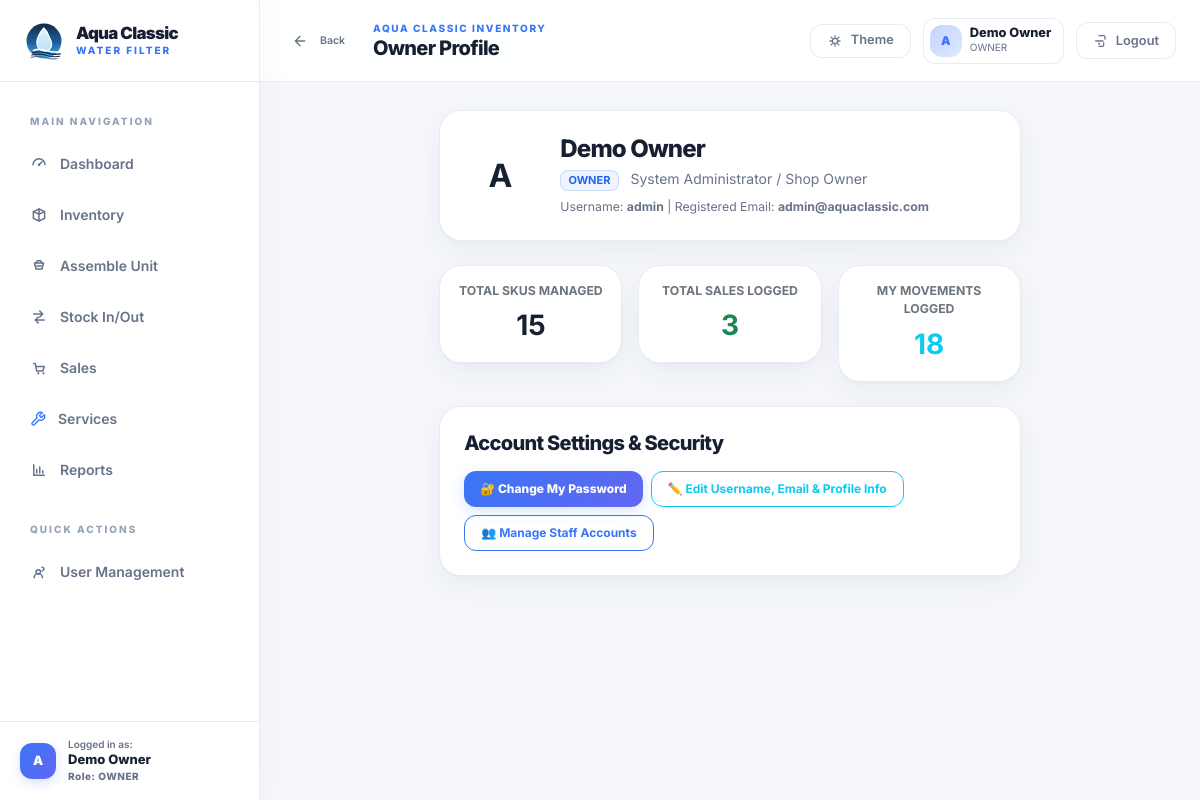
The page /accounts/profile/ (signed in) on the database its author committed.
### accounts/models.py (models this page shows, shortened)
class User(AbstractUser):
	class Role(models.TextChoices):
		OWNER = "OWNER", "Owner/Admin"
		STAFF = "STAFF", "Staff"
	role = models.CharField(max_length=20, choices=Role.choices, default=Role.OWNER)
	class Meta:
		verbose_name = "user"
		verbose_name_plural = "users"

### accounts/views.py (the view)
# urls.py: path("profile/", OwnerProfileView.as_view(), name="profile"),
class OwnerProfileView(LoginRequiredMixin, TemplateView):
    template_name = "accounts/profile.html"
    def get_context_data(self, **kwargs):
        from catalog.models import Product
        from inventory.models import StockMovement
        from sales.models import SaleRecord
        context = super().get_context_data(**kwargs)
        user = self.request.user
        context["page_title"] = "Owner Profile"
        context["owner"] = user
        context["total_products"] = Product.objects.filter(is_active=True).count()
        context["total_sales_count"] = SaleRecord.objects.count()
        context["my_movements_count"] = StockMovement.objects.filter(created_by=user).count()
        return context

### templates/accounts/profile.html (shortened to what this page needs)
{% extends "base.html" %}
{% block page_title %}Owner Profile{% endblock %}
{% block content %}
<section class="page-shell">
  <div class="row justify-content-center">
    <div class="col-12 col-lg-9 col-xl-8">
      <div class="card p-4 mb-4">
        <div class="d-flex flex-wrap align-items-center gap-4">
          <div class="rounded-circle bg-primary text-white d-flex align-items-center justify-content-center fs-2 fw-bold" style="width: 72px; height: 72px; background: linear-gradient(135deg, var(--accent-primary), var(--accent-secondary)) !important;">
            {{ owner.username|slice:':1'|upper }}
          </div>
          <div>
            <h2 class="h4 mb-1 text-white">{{ owner.get_full_name|default:owner.username }}</h2>
            <p class="text-secondary mb-1">
              <span class="badge bg-primary-subtle text-primary border me-2">{{ owner.role|default:"OWNER" }}</span>
              System Administrator / Shop Owner
            </p>
            <small class="text-secondary">Username: <strong>{{ owner.username }}</strong> | Registered Email: <strong>{{ owner.email|default:"No email registered yet" }}</strong></small>
          </div>
        </div>
      </div>
      <div class="row g-3 mb-4">
        <div class="col-md-4">
          <div class="card text-center p-3">
            <span class="text-secondary small fw-bold">TOTAL SKUS MANAGED</span>
            <div class="fs-3 fw-bold text-white mt-1">{{ total_products }}</div>
          </div>
        </div>
        <div class="col-md-4">
          <div class="card text-center p-3">
            <span class="text-secondary small fw-bold">TOTAL SALES LOGGED</span>
            <div class="fs-3 fw-bold text-success mt-1">{{ total_sales_count }}</div>
          </div>
        </div>
        <div class="col-md-4">
          <div class="card text-center p-3">
            <span class="text-secondary small fw-bold">MY MOVEMENTS LOGGED</span>
            <div class="fs-3 fw-bold text-info mt-1">{{ my_movements_count }}</div>
          </div>
        </div>
      </div>
      <div class="card p-4">
        <h3 class="h5 mb-3 text-white">Account Settings & Security</h3>
        <div class="d-flex flex-wrap gap-2">
          <a href="{% url 'accounts:change-password' %}" class="btn btn-primary btn-sm px-3">🔐 Change My Password</a>
          <a href="{% url 'accounts:profile-edit' %}" class="btn btn-outline-info btn-sm px-3">✏️ Edit Username, Email & Profile Info</a>
          {% if owner.is_superuser or owner.role == "OWNER" %}
            <a href="{% url 'accounts:staff-list' %}" class="btn btn-outline-primary btn-sm px-3">👥 Manage Staff Accounts</a>
          {% endif %}
        </div>
      </div>
    </div>
  </div>
</section>
{% endblock %}

### templates/base.html (shortened to what this page needs)
{% load static %}
<!doctype html>
<html lang="en" data-theme="light">
<head>
  <link href="https://cdn.jsdelivr.net/npm/bootstrap@5.3.3/dist/css/bootstrap.min.css" rel="stylesheet">
  <link rel="stylesheet" href="{% static 'app.css' %}?v=3">
  <link href="https://cdn.jsdelivr.net/npm/tom-select@2.3.1/dist/css/tom-select.bootstrap5.min.css" rel="stylesheet">
</head>
<body class="app-root {% if not user.is_authenticated %}auth-layout{% endif %}">
  {% if user.is_authenticated %}
  <div class="app-shell">
    <aside class="sidebar" data-sidebar>
      <div class="sidebar__brand">
        <a class="brand-lockup" href="{% url 'dashboard:home' %}">
          <img src="{% static 'brand/aqua-classic-badge.svg' %}" alt="Aqua Classic" class="brand-lockup__mark">
          <span class="brand-lockup__copy">
            <strong>Aqua Classic</strong>
            <span>Water Filter</span>
          </span>
        </a>
      </div>
      <nav class="sidebar__nav" aria-label="Primary">
        <div class="sidebar__section-header">Main Navigation</div>
        <a class="sidebar-link {% if request.path == '/' %}is-active{% endif %}" href="{% url 'dashboard:home' %}">
          <svg aria-hidden="true"><use href="#icon-dashboard"></use></svg>
          <span>Dashboard</span>
        </a>
        <a class="sidebar-link {% if '/catalog/' in request.path %}is-active{% endif %}" href="{% url 'catalog:product-list' %}">
          <svg aria-hidden="true"><use href="#icon-catalog"></use></svg>
          <span>Inventory</span>
        </a>
        <a class="sidebar-link {% if '/inventory/assemble/' in request.path %}is-active{% endif %}" href="{% url 'inventory:assemble-unit' %}">
          <svg aria-hidden="true"><use href="#icon-assemble"></use></svg>
          <span>Assemble Unit</span>
        </a>
        <a class="sidebar-link {% if '/inventory/ledger/' in request.path %}is-active{% endif %}" href="{% url 'inventory:stock-ledger' %}">
          <svg aria-hidden="true"><use href="#icon-movement"></use></svg>
          <span>Stock In/Out</span>
        </a>
        <a class="sidebar-link {% if '/sales/' in request.path %}is-active{% endif %}" href="{% url 'sales:sale-list' %}">
          <svg aria-hidden="true"><use href="#icon-sales"></use></svg>
          <span>Sales</span>
        </a>
        <a class="sidebar-link {% if '/services/' in request.path %}is-active{% endif %}" href="{% url 'services:service-list' %}">
          <span>Services</span>
        </a>
        <a class="sidebar-link {% if '/reports/' in request.path %}is-active{% endif %}" href="{% url 'reports:report-home' %}">
          <svg aria-hidden="true"><use href="#icon-reports"></use></svg>
          <span>Reports</span>
        </a>
        {% if user.role == 'OWNER' or user.is_superuser %}
          <div class="sidebar__section-header mt-3">Quick Actions</div>
          <a class="sidebar-link {% if '/accounts/staff/' in request.path %}is-active{% endif %}" href="{% url 'accounts:staff-list' %}">
            <svg aria-hidden="true"><use href="#icon-users"></use></svg>
            <span>User Management</span>
          </a>
        {% endif %}
      </nav>
      <div class="sidebar__footer">
        <a href="{% url 'accounts:profile' %}" class="sidebar-user-card text-decoration-none">
          <div class="sidebar-user-card__avatar">{{ user.username|slice:':1'|upper }}</div>
          <div class="sidebar-user-card__info overflow-hidden">
            <span class="d-block small" style="font-size: 0.625rem; line-height: 1.2; color: var(--text-muted); font-weight: 600;">Logged in as:</span>
            <strong class="d-block text-truncate" style="font-size: 0.8125rem; color: var(--heading-color); font-weight: 800;">{{ user.get_full_name|default:user.username }}</strong>
            <span class="d-block small" style="font-size: 0.625rem; color: var(--accent-primary); font-weight: 800; letter-spacing: 0.05em;">Role: {{ user.role|default:'OWNER' }}</span>
          </div>
        </a>
      </div>
    </aside>
    <div class="app-main">
      <header class="topbar">
        <div class="topbar__left">
          <button class="btn btn-sm btn-ghost px-2 py-1 me-1 text-secondary" type="button" onclick="history.back()" title="Go to previous page">
            <svg style="width:16px;height:16px;vertical-align:-2px;" viewBox="0 0 24 24"><path d="M19 12H5M12 19l-7-7 7-7" fill="none" stroke="currentColor" stroke-width="2" stroke-linecap="round" stroke-linejoin="round"/></svg>
            <span class="small fw-semibold ms-1">Back</span>
          </button>
          <div class="topbar__title-wrap">
            <p class="topbar__eyebrow">Aqua Classic Inventory</p>
            <h1 class="topbar__title">{% block page_title %}Dashboard{% endblock %}</h1>
          </div>
        </div>
        <div class="topbar__actions">
          <button class="toggle-pill" type="button" data-theme-toggle aria-label="Toggle dark mode">
            <svg aria-hidden="true" class="toggle-pill__sun"><use href="#icon-sun"></use></svg>
            <span class="toggle-pill__label">Theme</span>
          </button>
          <a href="{% url 'accounts:profile' %}" class="user-chip text-decoration-none" title="View Owner Profile">
            <span class="user-chip__avatar">{{ user.username|slice:':1'|upper }}</span>
            <span class="user-chip__meta">
              <strong>{{ user.get_full_name|default:user.username }}</strong>
              <span>{{ user.role|default:'OWNER' }}</span>
            </span>
          </a>
          <form method="post" action="{% url 'logout' %}" class="logout-form">
            <button class="btn btn-ghost" type="submit">
              <svg aria-hidden="true"><use href="#icon-logout"></use></svg>
              Logout
            </button>
          </form>
        </div>
      </header>
      <main class="content-stage">
        <div class="content-frame page-enter">
          {% block content %}{% endblock %}
        </div>
      </main>
    </div>
  </div>
  {% endif %}
</body>
</html>

### rows shown on the page
User: username "A", get_full_name "Demo Owner", role "OWNER", username "admin", email "admin@aquaclassic.com"

### other values the page prints
{{ total_products }} "15"
{{ total_sales_count }} "3"
{{ my_movements_count }} "18"
